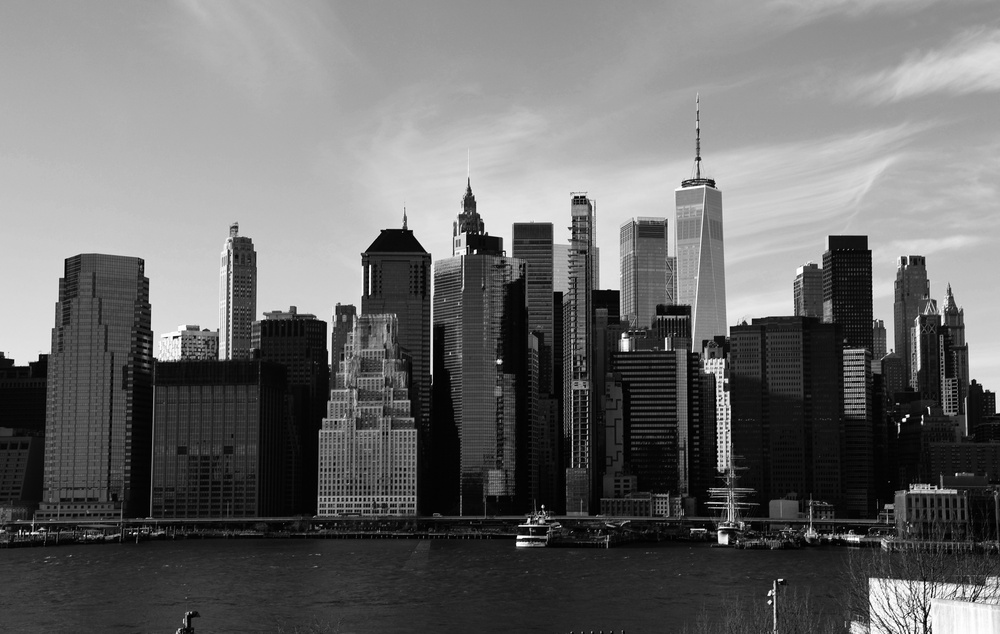
#> input picture hw5/IMG_2308.jpeg, 1000 x 634 px, shrunk from 5991 x 3800 before the run
$ jupyter execute --allow-errors hw5_code.ipynb
#> lines starting #> are read from the running program, lines starting #| are printed output that depends on the picture
# Multiple Linear Regression

[cell 1]
import numpy as np

#> (the rest of this cell did not finish here and is left out)

# Singular Value Decomposition

[cell 2]
import matplotlib.pyplot as plt
from PIL import Image
from io import BytesIO

img = np.array(Image.open('IMG_2308.jpeg').convert('L'), dtype=float)

U, S, Vt = np.linalg.svd(img, full_matrices=False)
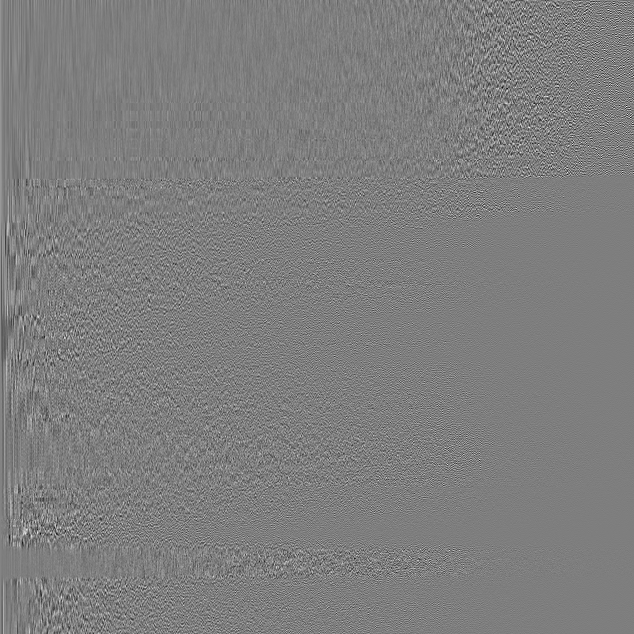
#> U: shape (634, 634) float64; min -0.302, max 0.307, mean 6.76e-05; drawn with min black and max white
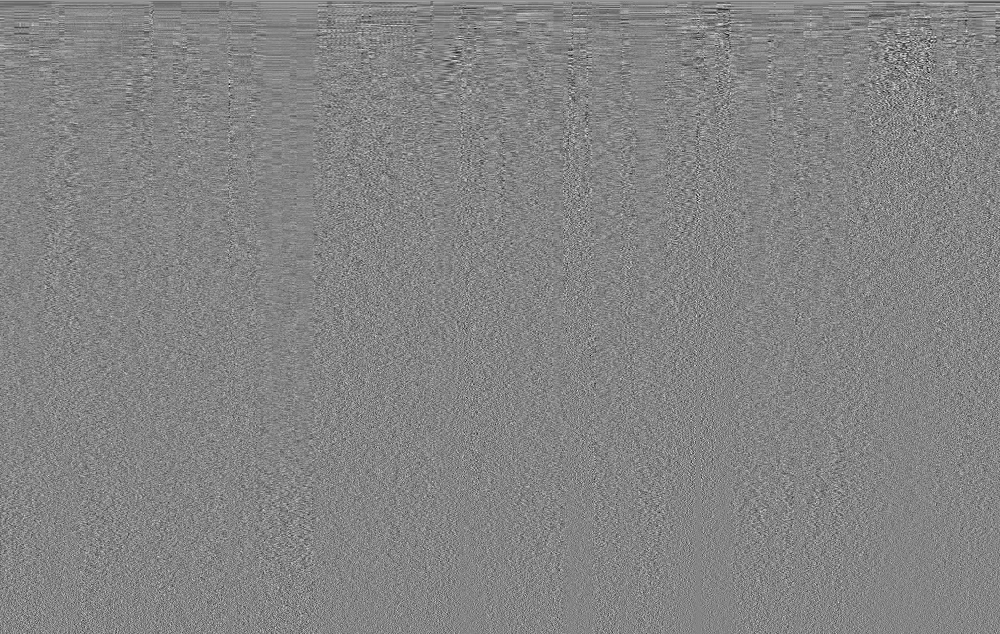
#> Vt: shape (634, 1000) float64; min -0.215, max 0.198, mean 5.27e-05; drawn with min black and max white
#> S = 634 values, max 98188.4 at index 0, min 3.94 at index 633, mean 586.6

def low_rank_approx(U, S, Vt, k):
    return U[:, :k] @ np.diag(S[:k]) @ Vt[:k, :]

ranks = [5, 20, 50, 100]

fig, axes = plt.subplots(1, len(ranks) + 1, figsize=(18, 4))

axes[0].imshow(img, cmap='gray')
axes[0].set_title('Original')
axes[0].axis('off')

for ax, k in zip(axes[1:], ranks):
    approx = low_rank_approx(U, S, Vt, k)
    approx = np.clip(approx, 0, 255)

    err = np.linalg.norm(img - approx, 'fro') / np.linalg.norm(img, 'fro')

    ax.imshow(approx, cmap='gray')
    ax.set_title(f'rank {k}\n(err={err:.3f})')
    ax.axis('off')
#> this loop made 4 passes
#> err on passes 1 to 4: 0.188, 0.108, 0.0722, 0.0475
#> pass 1, `approx = low_rank_approx(U, S, Vt, k)`:
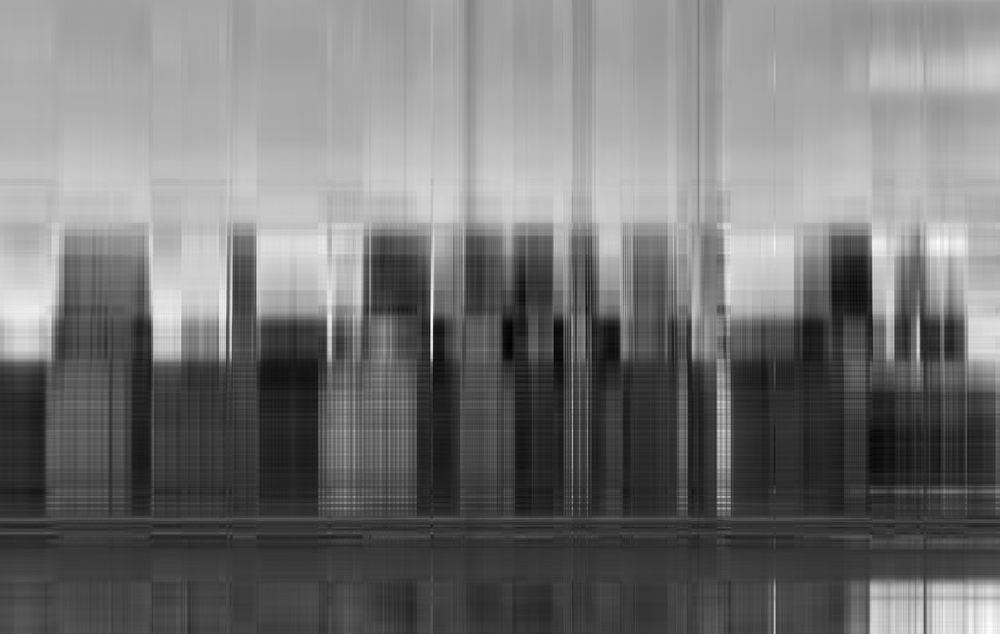
#> approx: shape (634, 1000) float64; min -29.64, max 268.6, mean 106.7; drawn with min black and max white
#> pass 1, `approx = np.clip(approx, 0, 255)`:
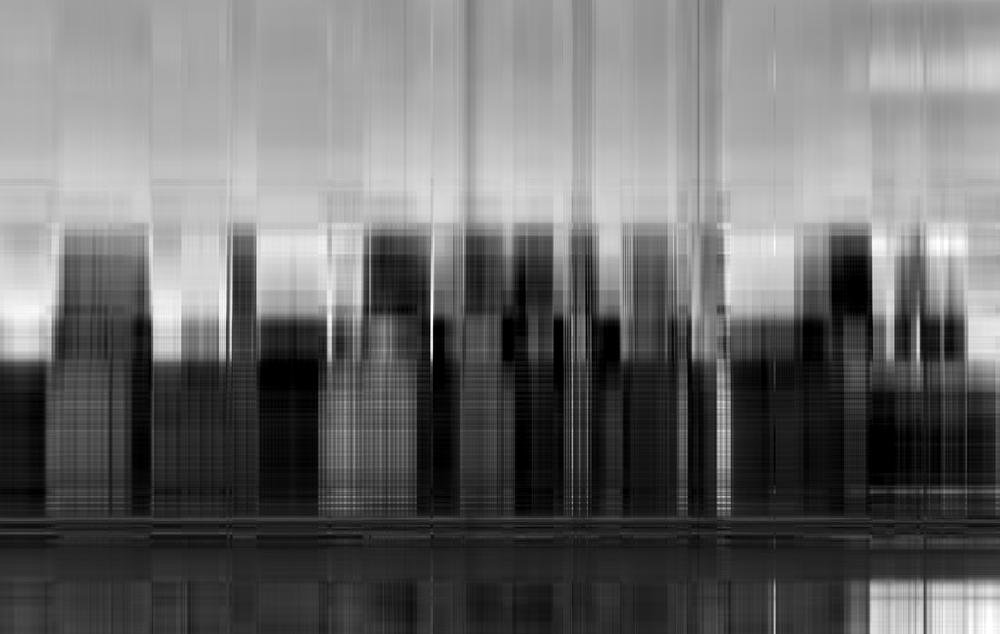
#> approx: shape (634, 1000) float64; min 0, max 255, mean 106.7
#> pass 2, `approx = low_rank_approx(U, S, Vt, k)`:
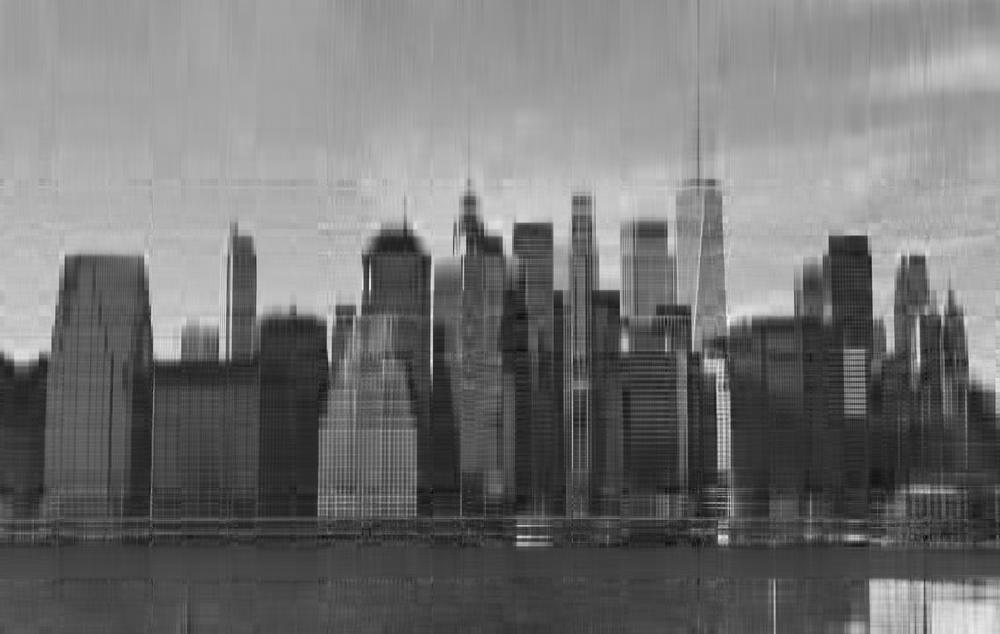
#> approx: shape (634, 1000) float64; min -52.72, max 298.9, mean 106.7; drawn with min black and max white
#> pass 2, `approx = np.clip(approx, 0, 255)`:
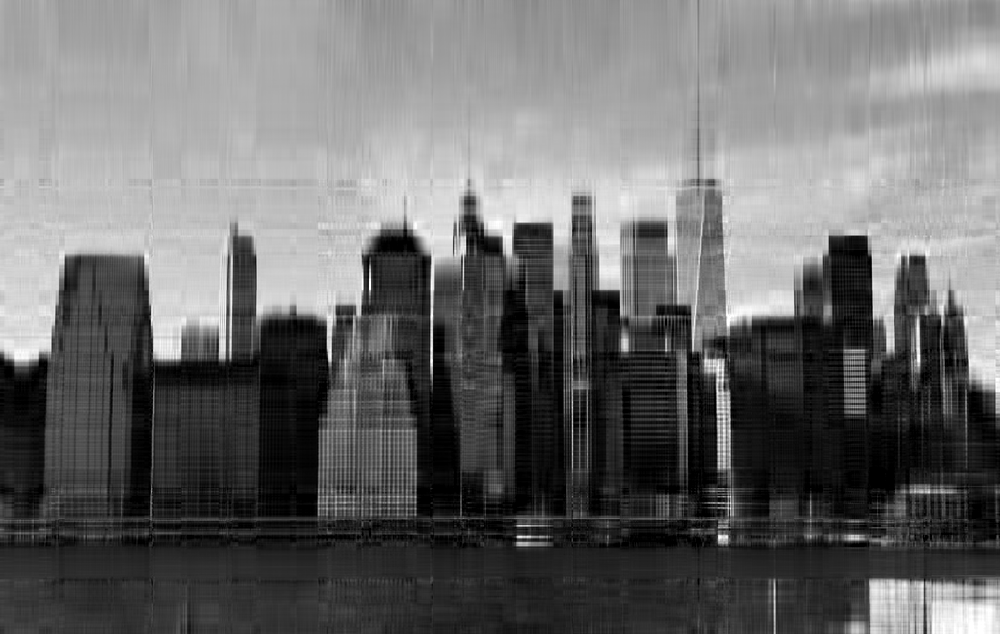
#> approx: shape (634, 1000) float64; min 0, max 255, mean 106.7

plt.suptitle('SVD image compression: low vs high rank approximations', fontsize=13)
plt.tight_layout()
plt.show()
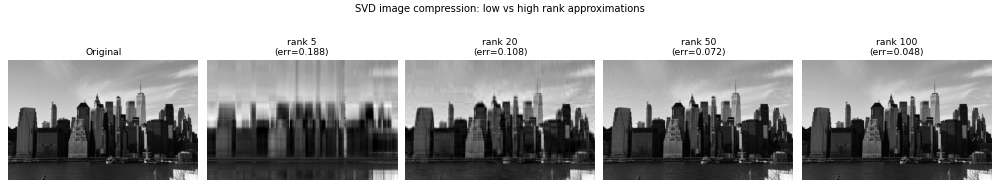
#> figure drawn by matplotlib, 5 panels

total_energy = np.sum(S**2)
#> total_energy = 1.07e+10
for k in ranks:
    energy_k = np.sum(S[:k]**2)
    print(f"rank {k:4d}: {100*energy_k/total_energy:.2f}% variance explained")
#> this loop made 4 passes
#> energy_k on passes 1 to 4: 1.03e+10, 1.06e+10, 1.07e+10, 1.07e+10
#| rank    5: 96.47% variance explained
#| rank   20: 98.83% variance explained
#| rank   50: 99.47% variance explained
#| rank  100: 99.77% variance explained

[cell 3]
print(f"image shape: {img.shape}")
#| image shape: (634, 1000)
print(f"U shape: {U.shape}, S shape: {S.shape}, V^T shape: {Vt.shape}")
#| U shape: (634, 634), S shape: (634,), V^T shape: (634, 1000)
print(f"total singular values: {len(S)}")
#| total singular values: 634
print(f"top 10 singular values: {S[:10].round(2)}")
#| top 10 singular values: [98188.38 17834.43 12755.43 11911.94  9217.72  7503.82  6081.39  5109.15
#|   4849.33  4271.01]

[cell 4]
ranks = [5, 20, 50, 100]
for k in ranks:
    approx = low_rank_approx(U, S, Vt, k)
    err = np.linalg.norm(img - approx, 'fro') / np.linalg.norm(img, 'fro')
    var_explained = np.sum(S[:k]**2) / np.sum(S**2)
    print(f"rank {k:4d},  relative error: {err:.4f}, variance explained: {100*var_explained:.2f}%")
#> this loop made 4 passes
#> (err, var_explained) on passes 1 to 4: (0.188, 0.965), (0.108, 0.988), (0.0726, 0.995), (0.0478, 0.998)
#| rank    5,  relative error: 0.1880, variance explained: 96.47%
#| rank   20,  relative error: 0.1080, variance explained: 98.83%
#| rank   50,  relative error: 0.0726, variance explained: 99.47%
#| rank  100,  relative error: 0.0478, variance explained: 99.77%

$ run again, with hw5/svd_compression.png saved as hw5/IMG_2308.jpeg
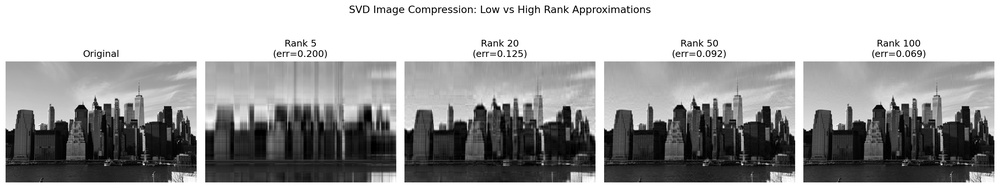
#> input picture hw5/svd_compression.png, 1000 x 188 px, shrunk from 2685 x 505 before the run
#> `U, S, Vt = np.linalg.svd(img, full_matrices=False)`:
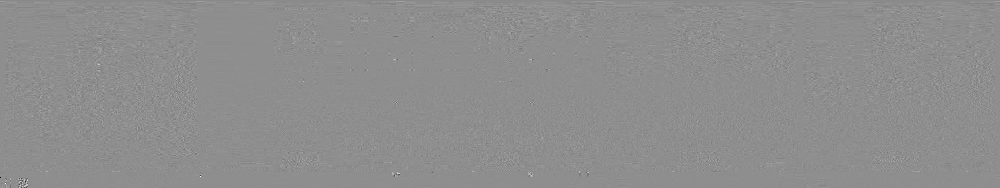
#> Vt: shape (188, 1000) float64; min -0.98, max 0.774, mean -0.00018; drawn with min black and max white
#> S = 188 values, max 78323.5 at index 0, min 5.21e-12 at index 187, mean 895.9
#> the loop `for ax, k in zip(axes[1:], ranks):` made 4 passes
#> err on passes 1 to 4: 0.113, 0.0505, 0.0188, 0.00394
#> total_energy = 6.46e+09
#> the loop `for k in ranks:` made 4 passes
#> energy_k on passes 1 to 4: 6.37e+09, 6.44e+09, 6.45e+09, 6.46e+09
#> (printed output is left out)
#| image shape: (188, 1000)
#| U shape: (188, 188), S shape: (188,), V^T shape: (188, 1000)
#| total singular values: 188
#| top 10 singular values: [78323.49 11646.65  7539.62  5035.37  4444.28  3818.2   3156.02  2736.61
#|   2583.36  2358.32]
#> the loop `for k in ranks:` made 4 passes
#> (err, var_explained) on passes 1 to 4: (0.114, 0.987), (0.0512, 0.997), (0.0191, 1), (0.00396, 1)
#> (printed output is left out)
#> pass 3, `approx = low_rank_approx(U, S, Vt, k)`:
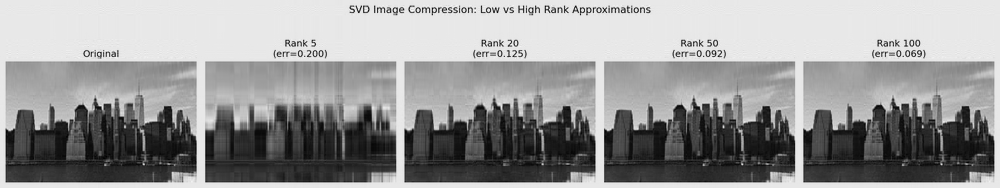
#> approx: shape (188, 1000) float64; min -13.54, max 280.9, mean 161.4; drawn with min black and max white
